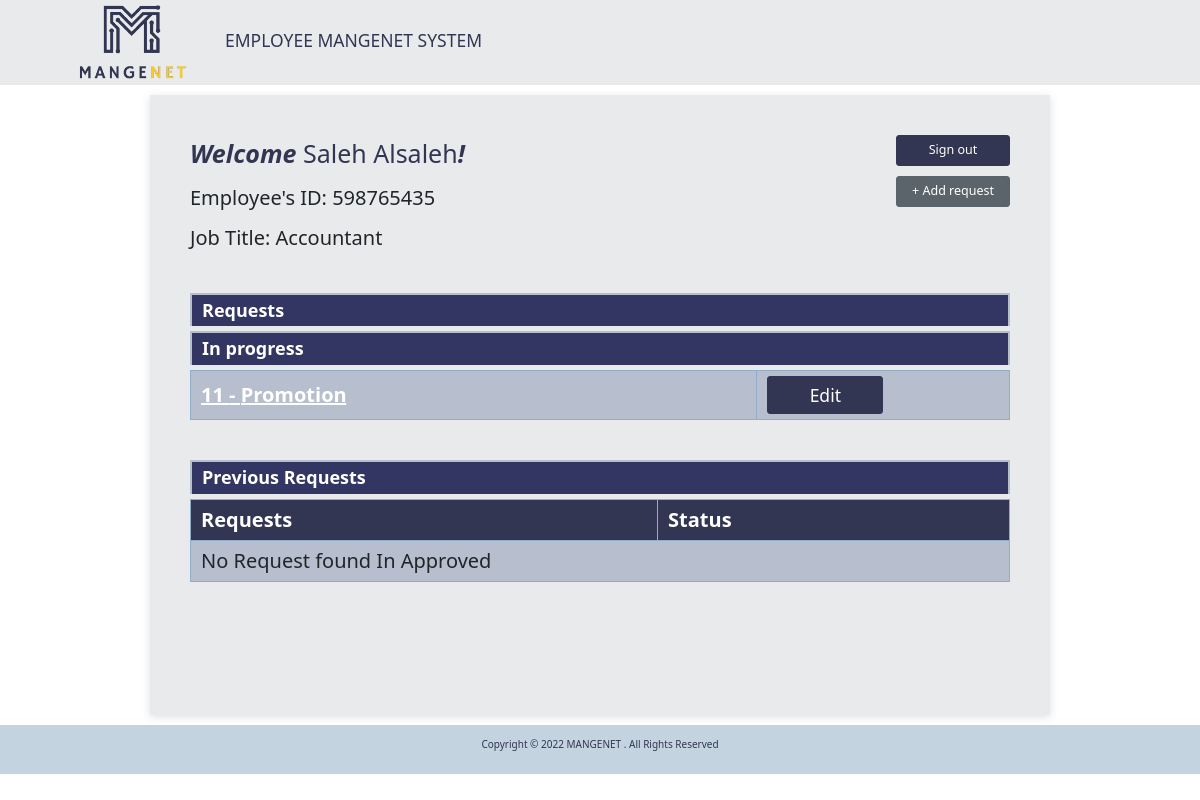
The app's page /employee.php (signed in), older data.
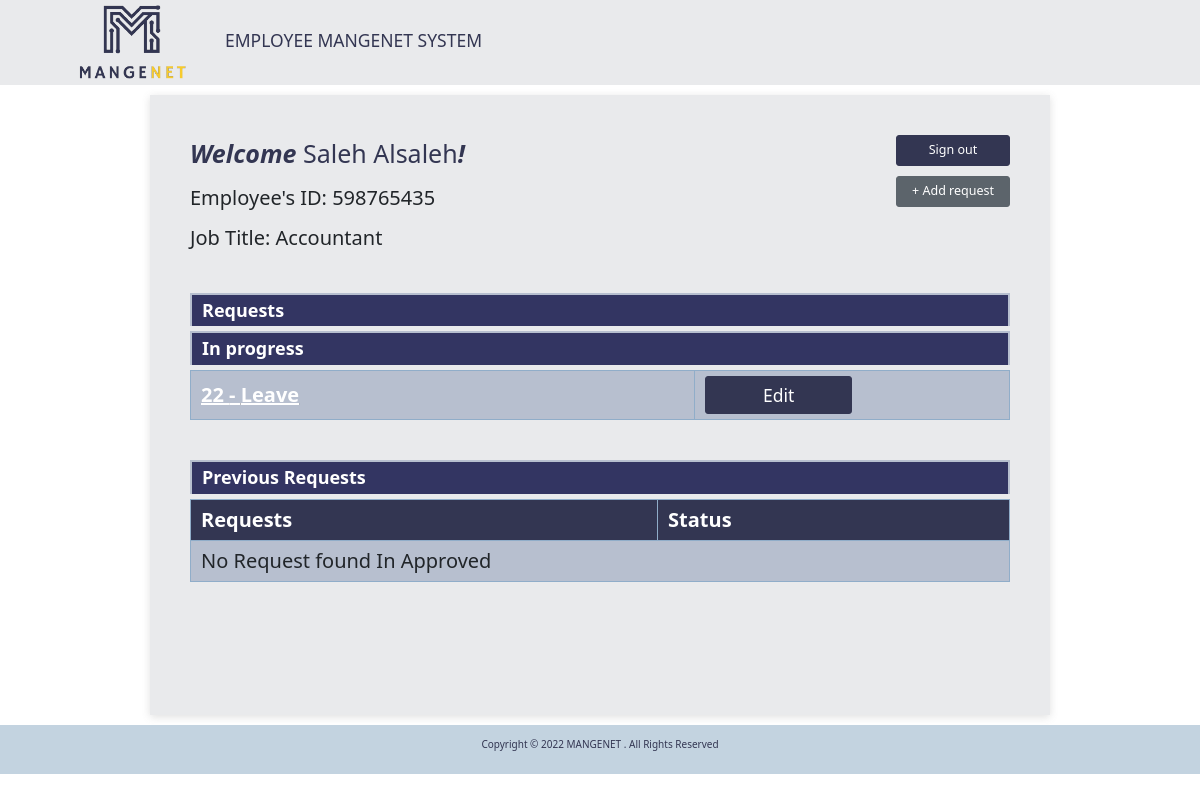
The same page, newer data.
### tables this page shows
CREATE TABLE `employee` (
  `id` int(11) UNSIGNED NOT NULL,
  `emp_number` int(11) UNSIGNED NOT NULL,
  `first_name` varchar(255) NOT NULL,
  `last_name` varchar(255) NOT NULL,
  `job_title` varchar(255) NOT NULL,
  `password` varchar(255) NOT NULL
);

CREATE TABLE `request` (
  `id` int(11) UNSIGNED NOT NULL,
  `emp_id` int(11) UNSIGNED NOT NULL,
  `service_id` int(11) UNSIGNED NOT NULL,
  `description` varchar(255) NOT NULL,
  `attachment1` varchar(255) DEFAULT NULL,
  `attachment2` varchar(255) DEFAULT NULL,
  `status` varchar(255) NOT NULL
);

CREATE TABLE `service` (
  `id` int(11) UNSIGNED NOT NULL,
  `type` varchar(200) NOT NULL
);

### employee_auth_middleware.php (called while the page is built, shortened)
<?php
require 'connection.php';
$sql = "SELECT * FROM employee WHERE id = " . $_SESSION['employee_id'] . "";
$result = $conn->query($sql);
if ($result->num_rows > 0) {
    $auth = $result->fetch_assoc();
}

### employee.php (the view, shortened to what this page needs)
<?php
include 'employee_auth_middleware.php';
require_once 'connection.php';
?>
<!DOCTYPE html>
<html lang="en">
<head>
    <link rel="stylesheet" href="css/employee.css">
    <link rel="stylesheet" href="css/bootstrap.css">
    <link rel="stylesheet" href="css/my-colors.css">
    <link rel="stylesheet" href="css/footer.css">
</head>
<?php
$employee_id = $auth['id'] ;
$requests_qry_processing = " SELECT *,request.id as id FROM `request` LEFT JOIN `service` ON request.service_id = service.id WHERE request.emp_id = '$employee_id' AND request.status= 'in progress' ";
$requests_processing = $conn->query($requests_qry_processing);
$requests_qry_approved = " SELECT *,request.id as id FROM `request` LEFT JOIN `service` ON request.service_id = service.id WHERE request.emp_id = '$employee_id' AND request.status= 'approved' ";
$requests_approved = $conn->query($requests_qry_approved);
?>
<body>
    <header>
        <main>
        <nav class="navbar navbar-lightgrey bg-lightgrey">
            <div class="container">
                <div class="col-1">
                    <a class="navbar-brand" href="employee.php">
                        <img src="media/mini-logo.png" alt="" width="" height="75" class="d-inline-block align-text-top">
                    </a>
                </div>
                <div class="col-10 align-middle">
                    <h3 class="text-darksky">EMPLOYEE MANGENET SYSTEM</h3>
                </div>
            </div>
        </nav>
    </header>
    <div class="dashboard bg-lightgrey my-3">
        <div id="emp-info">
            <p class="emp-welcome text-darksky fs-1">Welcome <span class="emp-name" style="text-transform: capitalize;"> <?php echo $auth['first_name']." ".$auth['last_name'] ?></span>!</p>
            <p>Employee's ID: <span class="emp-id"><?php echo $auth['emp_number'] ?></span></p>
            <P>Job Title: <span class="job-title"><?php echo $auth['job_title'] ?></span></p>
        </div>
        <div id="buttons">
            <a class="offset-7 col-5 btn btn-lg btn-darksky" id="myLink" href="#" onclick="event.preventDefault(); document.getElementById('logout-form').submit();">Sign out</a>
            <a class="offset-7 col-5 btn btn-lg btn-grey" href="Add new request.php">+ Add request</a>
        </div>
        <div id="requests">
            <h3 class="main-title">Requests</h3>
            <h3 class="request-heading">In progress</h3>
            <table>
                <?php
                    if ($requests_processing->num_rows > 0) {
                        while($request_processing = $requests_processing->fetch_assoc()){ ?>
                           <tr>
                                <td class="request"><a href="Request_information_page.php?id=<?= $request_processing['id'] ?>"><?= $request_processing['id']." - ".$request_processing['type'] ?></a></td>
                                <td><a class="col-6 btn btn-lg btn-darksky fs-3" href="Edit_request_page.php?id=<?= $request_processing['id'] ?>">Edit</a></td>
                            </tr>
                        <?php }
                    }
                    else{
                        echo "No Request found In progress" ;
                    }
                ?>
            </table>
            <h3 class="request-heading">Previous Requests</h3>
            <table>
                <tr>
                    <th>Requests</th>
                    <th>Status</th>
                </tr>
                <?php
                    if ($requests_approved->num_rows > 0) {
                        while($request_approved = $requests_approved->fetch_assoc()){ ?>
                        <tr>
                            <td class="request"><a href="Request_information_page.php?id=<?= $request_approved['id'] ?>"><?= $request_approved['id']." - ".$request_approved['type'] ?></a></td>
                            <td><?= $request_approved['status'] ?></td>
                        </tr>
                        <?php }
                    }
                    else{
                        echo "<tr><td colspan='2'>No Request found In Approved</td></td>" ;
                    }
                ?>
            </table>
        </div>
    </div>
    <footer>
        <p>Copyright &copy; 2022 MANGENET . All Rights Reserved</p>
    </footer>
</body>
</html>

### css/employee.css (style rules this page uses)
*, *::after, *::before { box-sizing: border; margin: 0; padding: 0; }
html { font-size: 62.5%; background-image: url('media/img2.jpg'); background-position: center; background-color: #333562; }
body { color: #ffffff; min-height: 100vh; font-family: 'Poppins', sans-serif; }
.dashboard { display: grid; grid-template-columns: 2fr 1fr; grid-template-rows: 1fr 3fr; grid-template-areas: "emp-info buttons" "requests requests"; gap: 3rem 0; box-shadow: rgba(99, 99, 99, 0.2) 0px 2px 8px 0px; max-width: 900px; margin: 1rem auto; padding: 4rem; font-size: 2rem; }
#emp-info { grid-area: emp-info; }
#buttons { grid-area: buttons; display: flex; flex-direction: column; text-align: right; gap: 1rem 0; }
#buttons a { color: #ffffff; }
#requests { grid-area: requests; }
.emp-welcome { color: #ffffff; font-weight: bold; font-style: italic; }
.emp-name { font-weight: normal; font-style: normal; }
.main-title { color: white; background-color: #333562; padding: .5rem 0; padding-left: 1rem; font-size: 1.8rem; border: 2px solid #b7bfcf; border-bottom: none; font-weight: 600; margin-bottom: .5rem; }
.request-heading { color: white; background-color: #333562; padding: .5rem 0; padding-left: 1rem; font-size: 1.8rem; border: 2px solid #b7bfcf; border-bottom: none; font-weight: 600; }
#requests table { border-spacing: 0; width: 100%; border: 1px solid #b7bfcf; border-top: none; margin-bottom: 4rem; background-color: #b7bfcf; }
#requests table td, #requests table th { padding: .5rem 1rem; border: 1px solid #90adc9; text-align: left; }
#requests table th { color: white; background-color: #333652; font-weight: 600; }
#requests table a { color: rgb(255, 255, 255); }
.request { font-weight: 600; text-decoration: underline; }

### css/my-colors.css (style rules this page uses)
.btn-grey { color: #fff; background-color: #5c646b; border-color: #5c646b; }
.bg-lightgrey { background-color: #e9eaec !important; }
.btn-darksky { color: #fff; background-color: #333652; border-color: #333652; }
.text-darksky { color: #333652 !important; }

### css/footer.css (style rules this page uses)
footer { color:#333652; background-color: #90adc689; padding:1%; width:100%; left: 0; bottom: 0; }
footer p { text-align: center; }

Row changes from the older to the newer data that the page shows:
no longer on this page (row edited): request: id "11", service.type "Promotion"
now on this page (row edited): request: id "22", service.type "Leave"
